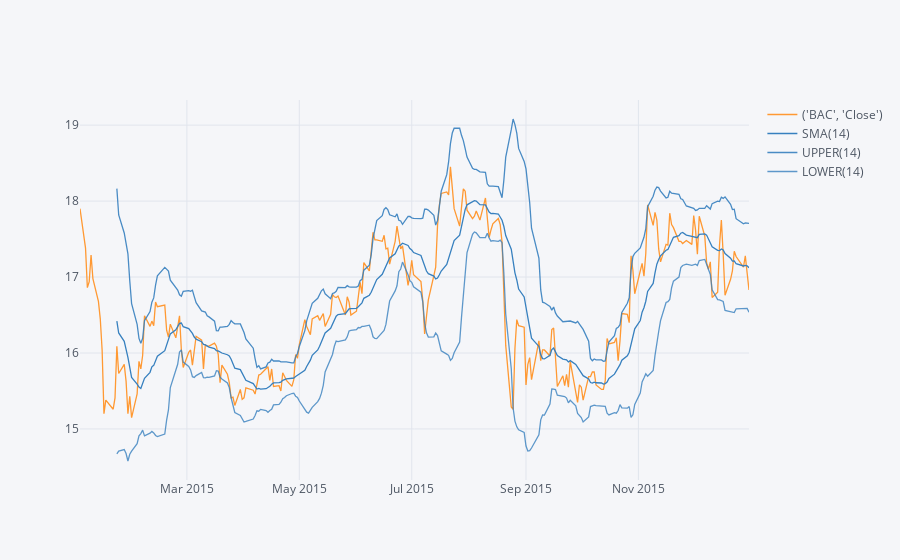

Source (notebook cell):
### Markdown cell above
**Use .ta_plot(study='boll') to create a Bollinger Band Plot for Bank of America for the year 2015.**

### Code cell
bank_stocks.loc['2015'].xs(('BAC','Close'), axis=1).ta_plot(study='boll')
#shows the std of stocks as it moves out through time

### Figure 1 — Plotly figure (JSON) as saved in the notebook; plotly's stock layout.template omitted (floating-point values rounded to 4 significant figures; data arrays with more than 128 entries replaced by an {"elided": "..."} marker saying what was removed)
{"data": [{"line": {"color": "rgba(255, 153, 51, 1.0)", "dash": "solid", "shape": "linear", "width": 1.3}, "mode": "lines", "name": "('BAC', 'Close')", "text": "", "type": "scatter", "x": {"elided": "252 str values"}, "y": {"elided": "252 float values"}}, {"line": {"color": "rgba(55, 128, 191, 1.0)", "dash": "solid", "shape": "linear", "width": 1.3}, "mode": "lines", "name": "SMA(14)", "text": "", "type": "scatter", "x": {"elided": "252 str values"}, "y": {"elided": "252 mixed values"}}, {"line": {"color": "rgba(55, 128, 191, 0.8999999999999999)", "dash": "solid", "shape": "linear", "width": 1.3}, "mode": "lines", "name": "UPPER(14)", "text": "", "type": "scatter", "x": {"elided": "252 str values"}, "y": {"elided": "252 mixed values"}}, {"line": {"color": "rgba(55, 128, 191, 0.7999999999999998)", "dash": "solid", "shape": "linear", "width": 1.3}, "mode": "lines", "name": "LOWER(14)", "text": "", "type": "scatter", "x": {"elided": "252 str values"}, "y": {"elided": "252 mixed values"}}], "layout": {"legend": {"bgcolor": "#F5F6F9", "font": {"color": "#4D5663"}}, "paper_bgcolor": "#F5F6F9", "plot_bgcolor": "#F5F6F9", "title": {"font": {"color": "#4D5663"}}, "xaxis": {"gridcolor": "#E1E5ED", "showgrid": true, "tickfont": {"color": "#4D5663"}, "title": {"font": {"color": "#4D5663"}, "text": ""}, "zerolinecolor": "#E1E5ED"}, "yaxis": {"gridcolor": "#E1E5ED", "showgrid": true, "tickfont": {"color": "#4D5663"}, "title": {"font": {"color": "#4D5663"}, "text": ""}, "zerolinecolor": "#E1E5ED"}}}
